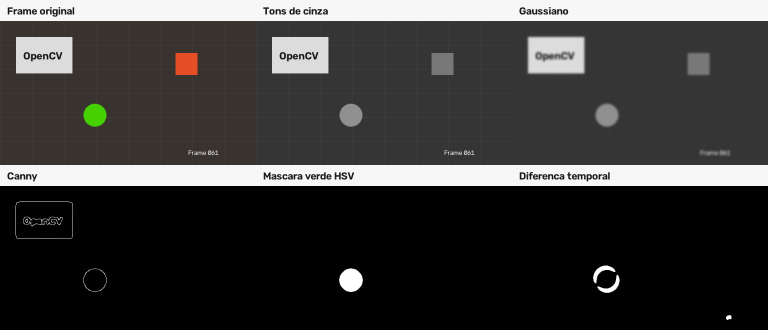
#> input picture frame 0 of Python/Aula_3/exemplos/aula8_video_exemplo.avi, 1536 x 660 px (shown at 1/2 size)
$ python exemplo_06_hsv.py
#> lines starting #> are read from the running program, lines starting #| are printed output that depends on the picture; after the words box and inside, x2 and y2 are one past the last pixel; in counts of white or black regions, pixels touching at a corner belong together
from pathlib import Path
import time
import cv2

caminho = Path("assets/aula8_video_exemplo.avi")
captura = cv2.VideoCapture(str(caminho))

if not captura.isOpened():
    raise RuntimeError(f"Não foi possível abrir o vídeo: {caminho}")

# Obtém o FPS original do vídeo para calcular e manter a velocidade correta da reprodução
fps = captura.get(cv2.CAP_PROP_FPS)
periodo = 1 / fps if fps > 0 else 1 / 30

# Define os limites de cor no formato HSV para rastrear especificamente os tons de verde
# H (Matiz): é a cor propriamente dita (aqui filtramos a faixa do verde, de 35 a 85)
# S (Saturação): é a pureza da cor (ignoramos cores desbotadas ou muito acinzentadas, abaixo de 80)
# V (Valor): é o brilho (ignoramos áreas quase pretas ou sombras muito fortes, abaixo de 80)
limite_inferior = (35, 80, 80)
limite_superior = (85, 255, 255)

while True:
    inicio = time.perf_counter()
    sucesso, frame = captura.read()
#> frame is the input picture: shape (660, 1536, 3); mean B, G, R 57.9, 58.9, 59.7

    # Reinicia o vídeo ao chegar no final, criando um loop contínuo
    if not sucesso:
        captura.set(cv2.CAP_PROP_POS_FRAMES, 0)
        continue

    # Converte a imagem do padrão BGR para o padrão HSV
    # No BGR, uma simples sombra altera o azul, o verde e o vermelho ao mesmo tempo, quebrando a detecção
    # No HSV, a cor (H) fica separada do brilho (V), permitindo rastrear o verde mesmo que a iluminação da cena mude
    hsv = cv2.cvtColor(frame, cv2.COLOR_BGR2HSV)
#> hsv: shape (660, 1536, 3); mean H, S, V 1.8, 6.8, 60

    # Cria uma máscara em preto e branco filtrando apenas as cores que definimos acima
    # Os pixels do vídeo que estiverem dentro da faixa de verde ficam brancos e todo o resto vira preto
    mascara = cv2.inRange(
        hsv,
        limite_inferior,
        limite_superior,
    )
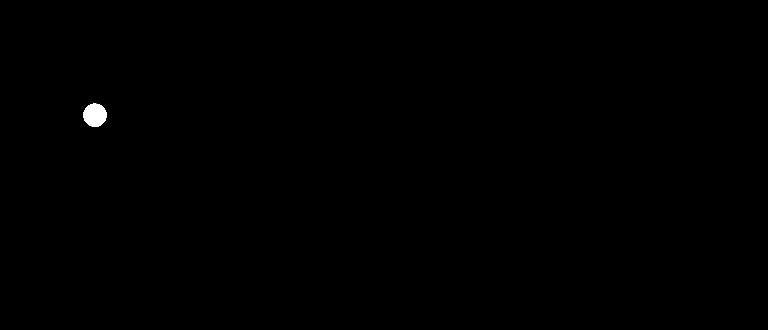
#> mascara: shape (660, 1536) (shown at 1/2 size); 0.17% white; 1 white region, box (x1, y1, x2, y2) and area: (166, 207, 214, 254) 1731

    # Usa a máscara em preto e branco como um molde de recorte sobre a imagem original
    # Onde a máscara for branca, a cor verdadeira do vídeo aparece; onde for preta, o vídeo fica totalmente preto
    regiao_verde = cv2.bitwise_and(
        frame,
        frame,
        mask=mascara,
    )

    cv2.imshow("Original", frame)
    cv2.imshow("Mascara", mascara)
    cv2.imshow("Regiao verde", regiao_verde)

    # Desconta o tempo de processamento do ciclo para garantir que a espera do waitKey mantenha o FPS correto
    gasto = time.perf_counter() - inicio
    espera_ms = max(1, int((periodo - gasto) * 1000))

    if cv2.waitKey(espera_ms) & 0xFF == ord("q"):
#> (key q is pressed here)
        break

captura.release()
cv2.destroyAllWindows()
